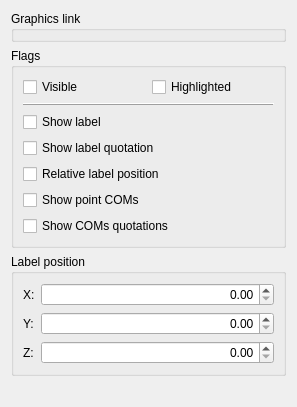
<?xml version="1.0" encoding="UTF-8"?>
<ui version="4.0">
 <class>PRDesignerGeoGraphics</class>
 <widget class="QWidget" name="PRDesignerGeoGraphics">
  <property name="geometry">
   <rect>
    <x>0</x>
    <y>0</y>
    <width>297</width>
    <height>407</height>
   </rect>
  </property>
  <property name="windowTitle">
   <string>Atom Label</string>
  </property>
  <property name="toolTip">
   <string/>
  </property>
  <layout class="QVBoxLayout" name="verticalLayout">
   <item>
    <widget class="QGroupBox" name="graphicsGB">
     <property name="title">
      <string>Graphics link</string>
     </property>
    </widget>
   </item>
   <item>
    <widget class="QGroupBox" name="groupBox_2">
     <property name="title">
      <string>Flags</string>
     </property>
     <layout class="QGridLayout" name="gridLayout">
      <item row="0" column="0">
       <widget class="QCheckBox" name="visibleCB">
        <property name="text">
         <string>Visible</string>
        </property>
       </widget>
      </item>
      <item row="0" column="1">
       <widget class="QCheckBox" name="highlightedCB">
        <property name="text">
         <string>Highlighted</string>
        </property>
       </widget>
      </item>
      <item row="1" column="0" colspan="2">
       <widget class="QFrame" name="frame">
        <property name="frameShape">
         <enum>QFrame::HLine</enum>
        </property>
        <property name="frameShadow">
         <enum>QFrame::Raised</enum>
        </property>
       </widget>
      </item>
      <item row="2" column="0" colspan="2">
       <widget class="QCheckBox" name="showLabelCB">
        <property name="text">
         <string>Show label</string>
        </property>
       </widget>
      </item>
      <item row="4" column="0" colspan="2">
       <widget class="QCheckBox" name="relPosCB">
        <property name="text">
         <string>Relative label position</string>
        </property>
       </widget>
      </item>
      <item row="5" column="0" colspan="2">
       <widget class="QCheckBox" name="showCOMsCB">
        <property name="text">
         <string>Show point COMs</string>
        </property>
       </widget>
      </item>
      <item row="6" column="0" colspan="2">
       <widget class="QCheckBox" name="showCOMsQuotationCB">
        <property name="text">
         <string>Show COMs quotations</string>
        </property>
       </widget>
      </item>
      <item row="3" column="0" colspan="2">
       <widget class="QCheckBox" name="showQuotationCB">
        <property name="text">
         <string>Show label quotation</string>
        </property>
       </widget>
      </item>
     </layout>
    </widget>
   </item>
   <item>
    <widget class="QGroupBox" name="groupBox_3">
     <property name="title">
      <string>Label position</string>
     </property>
     <layout class="QGridLayout" name="gridLayout_2">
      <item row="0" column="1">
       <widget class="QQuantitySpinBox" name="labelXSB">
        <property name="sizePolicy">
         <sizepolicy hsizetype="Expanding" vsizetype="Fixed">
          <horstretch>0</horstretch>
          <verstretch>0</verstretch>
         </sizepolicy>
        </property>
        <property name="alignment">
         <set>Qt::AlignRight|Qt::AlignTrailing|Qt::AlignVCenter</set>
        </property>
       </widget>
      </item>
      <item row="1" column="1">
       <widget class="QQuantitySpinBox" name="labelYSB">
        <property name="alignment">
         <set>Qt::AlignRight|Qt::AlignTrailing|Qt::AlignVCenter</set>
        </property>
       </widget>
      </item>
      <item row="2" column="1">
       <widget class="QQuantitySpinBox" name="labelZSB">
        <property name="alignment">
         <set>Qt::AlignRight|Qt::AlignTrailing|Qt::AlignVCenter</set>
        </property>
       </widget>
      </item>
      <item row="0" column="0">
       <widget class="QLabel" name="label">
        <property name="text">
         <string>X:</string>
        </property>
       </widget>
      </item>
      <item row="1" column="0">
       <widget class="QLabel" name="label_2">
        <property name="text">
         <string>Y:</string>
        </property>
       </widget>
      </item>
      <item row="2" column="0">
       <widget class="QLabel" name="label_3">
        <property name="text">
         <string>Z:</string>
        </property>
       </widget>
      </item>
     </layout>
    </widget>
   </item>
   <item>
    <spacer name="verticalSpacer_2">
     <property name="orientation">
      <enum>Qt::Vertical</enum>
     </property>
     <property name="sizeHint" stdset="0">
      <size>
       <width>20</width>
       <height>40</height>
      </size>
     </property>
    </spacer>
   </item>
  </layout>
 </widget>
 <customwidgets>
  <customwidget>
   <class>QQuantitySpinBox</class>
   <extends>QDoubleSpinBox</extends>
   <header location="global">QuantitySpinBox.hpp</header>
  </customwidget>
 </customwidgets>
 <resources/>
 <connections/>
</ui>
